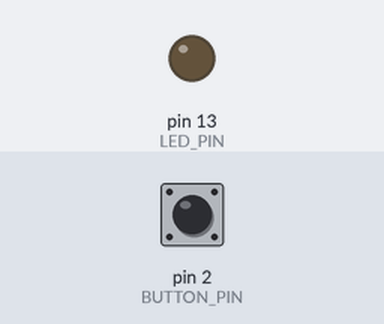
The sketch below on a simulated Arduino Uno, built with avr-gcc and run on an emulated ATmega328P. On the bench: output pins drawn as LEDs (lit = HIGH). The inputs (shaded band) are chosen by the test bench; at power-on: pin 2 (BUTTON_PIN) HIGH.

Above: at 1.2 s.
1.3 s: pin 2 (BUTTON_PIN) pulled LOW for 0.15 s
At 1.37 s:
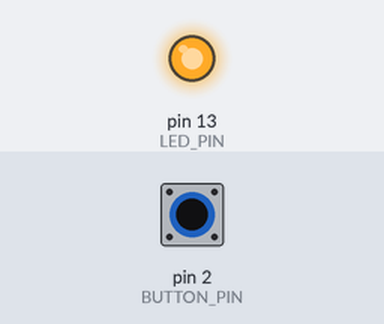
2.9 s: pin 2 (BUTTON_PIN) pulled LOW for 3.2 s
At 7.3 s:
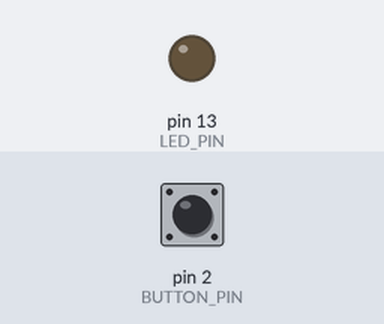
Timing chart, 0 to 8.8 s (numbered marks = the images above; inputs shaded):
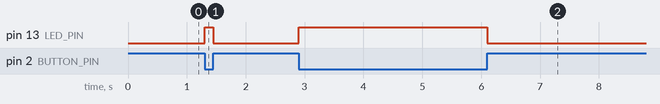

Measured:
- after the input at 1.3 s, pin 13 (LED_PIN): LOW → HIGH at once, → LOW 0.15 s later
- after the input at 2.9 s, pin 13 (LED_PIN): LOW → HIGH at once, → LOW 3.2 s later

The sketch:

Pulsanti_02_controllo_led.ino
```cpp
// Sketch per controllare un LED con un pulsante
const int BUTTON_PIN = 2;  // Pin a cui è collegato il pulsante
const int LED_PIN = 13;    // Pin a cui è collegato il LED

void setup() {
  pinMode(BUTTON_PIN, INPUT_PULLUP);  // Imposta il pin del pulsante come input con pull-up
  pinMode(LED_PIN, OUTPUT);           // Imposta il pin del LED come output
}

void loop() {
  int buttonState = digitalRead(BUTTON_PIN);  // Leggi lo stato del pulsante

  if (buttonState == LOW) {  // Se il pulsante è premuto (LOW con pull-up)
    digitalWrite(LED_PIN, HIGH);  // Accendi il LED
  } else {
    digitalWrite(LED_PIN, LOW);   // Spegni il LED
  }
}
```
